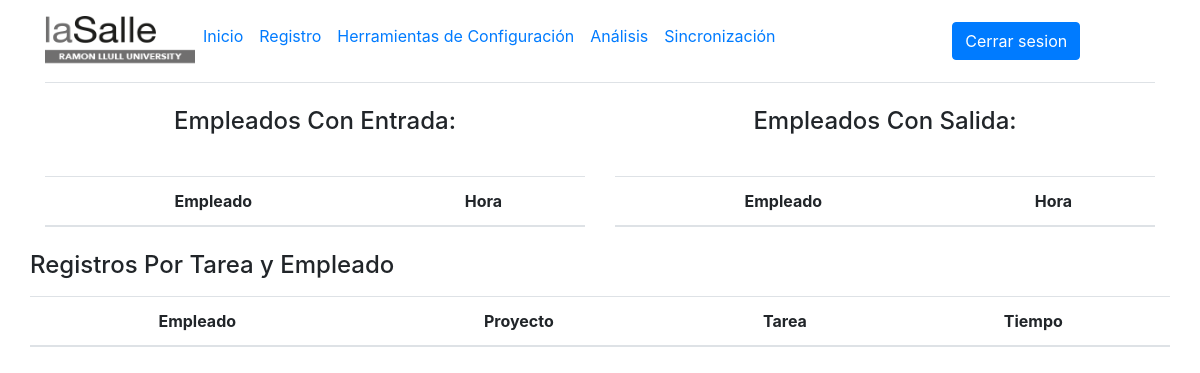
The app's page /Herramientas/CIM (signed in), older data.
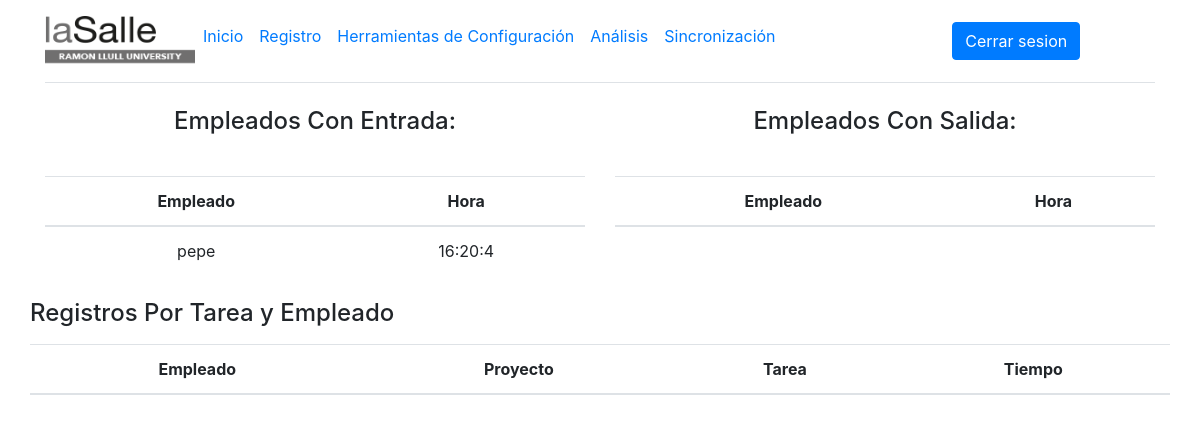
The same page, newer data.
### FlaskPresencia/models.py (models this page shows)
class RegistroMarcaje(db.Model):
    id = db.Column(db.Integer, primary_key=True)
    id_empleado = db.Column(db.String(250), nullable = False)
    fecha = db.Column(db.String(250), nullable = True)
    hora = db.Column(db.String(250), nullable = True)
    tipo = db.Column(db.String(250), nullable = False)
    sincronizado = db.Column(db.Boolean, nullable = True, default=False)
    terminal = db.Column(db.String(250), nullable = True, default="Web")

### FlaskPresencia/rutas.py (the view)
@app.route('/Herramientas/CIM', methods=['GET', 'POST'])
@login_required
def CIM():
    fechaHoy = time.strftime("%Y-%m-%d")
    fechaHoyCon0 = str(fechaHoy)
    if fechaHoy[5] == '0':
        fechaHoy = fechaHoy[:5]+fechaHoy[6:]
    fechaHoySin0 = str(fechaHoy)
    registrosTareas = RegistroMarcajePorTarea.query.filter_by(fecha=fechaHoyCon0).all()
    registrosEntradas = RegistroMarcaje.query.filter_by(fecha=fechaHoy, tipo='E').all()
    registrosSalidas = RegistroMarcaje.query.filter_by(fecha=fechaHoy, tipo='S').all()
    return render_template('CIM.html', registrosTareas=registrosTareas, registrosEntradas=registrosEntradas, registrosSalidas=registrosSalidas)

### FlaskPresencia/rutas.py (called while the page is built)
@login_manager.user_loader
def load_user(user_id):
    return User.query.get(int(user_id))

### FlaskPresencia/templates/CIM.html (shortened to what this page needs)
{% extends './base.html' %}
{% block body %}
{% include './nav.html' %}
<div class="container">
    <div id="ParteReciclablePadre">
        <div id="ParteReciclable">
            <div class="row mt-2">
                <div class="col">
                    <h4>Empleados Con Entrada: </h4>
                </div>
                <div class="col">
                    <h4>Empleados Con Salida:</h4>
                </div>
            </div>
            <br>
            <div class="row mt-2">
                <div class="col">
                    <div class="table-responsive-xl">
                        <table id="dataEntrada" class="table">
                            <thead>
                                <tr>
                                    <th>Empleado</th>
                                    <th>Hora</th>
                                </tr>
                            </thead>
                            <tbody>
                                {% for registroEntrada in registrosEntradas %}
                                <tr>
                                    <td>{{ registroEntrada.id_empleado }}</td>
                                    <td>{{ registroEntrada.hora }}</td>
                                </tr>
                                {% endfor %}
                            </tbody>
                        </table>
                    </div>
                </div>
                <div class="col">
                    <div class="table-responsive-xl">
                        <table id="dataSalida" class="table">
                            <thead>
                                <tr>
                                    <th>Empleado</th>
                                    <th>Hora</th>
                                </tr>
                            </thead>
                        </table>
                    </div>
                </div>
            </div>
            <div class="row mt-2">
                <h4>Registros Por Tarea y Empleado</h4>
            </div>
            <div class="row mt-2">
                <div class="table-responsive">
                    <table id="dataRegistros" class="table table-striped">
                        <thead>
                            <tr>
                                <th>Empleado</th>
                                <th>Proyecto</th>
                                <th>Tarea</th>
                                <th>Tiempo</th>
                            </tr>
                        </thead>
                    </table>
                </div>
            </div>
            <br>
        </div>
    </div>
</div>
{% endblock %}

### FlaskPresencia/templates/base.html (shortened to what this page needs)
<!DOCTYPE html>
<html lang="en">
<head>
    <link rel="stylesheet" href="/static/css/bootstrap.min.css">
    <link rel="stylesheet" type="text/css" href="https://cdn.datatables.net/1.13.1/css/jquery.dataTables.css">
</head>
<body class="text-center">
    {% block body %}
    {% endblock %}
</body>
</html>

### FlaskPresencia/templates/nav.html
<div class="container">
    <header class="d-flex flex-wrap align-items-center justify-content-center justify-content-md-between py-3 mb-4 border-bottom">
        <ul class="nav col-12 col-md-auto mb-2 justify-content-center mb-md-0">
            <li>
                <a  href="">
                    <img src="/static/img/logo-salle.png" width="150" height="50" alt="">
                </a>
            </li>
            <li><a href="/inicio" class="nav-link px-2 link-secondary">Inicio</a></li>
            <li><a href="/Registro" class="nav-link px-2 link-dark">Registro</a></li>
            <li><a href="/Herramientas" class="nav-link px-2 link-dark">Herramientas de Configuración</a></li>
            <li><a href="/Analisis" class="nav-link px-2 link-dark">Análisis</a></li>
            <li><a href="/SincroBC" class="nav-link px-2 link-dark">Sincronización</a></li>
        </ul>
        <div class="col-md-3 text-end">
            <button type="button" class="btn btn-primary" onclick="location.href='/logout'">Cerrar sesion</button>
        </div>
    </header>
</div>

Row changes from the older to the newer data that the page shows:
added RegistroMarcaje: id_empleado "pepe", hora "16:20:4"
